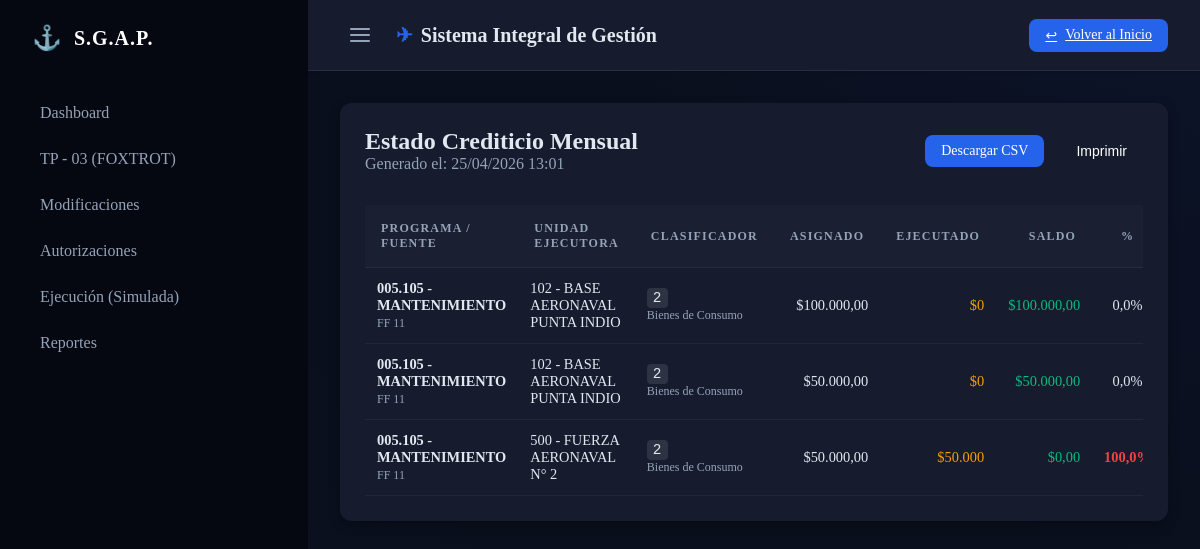
Screenshot of /dashboard/reportes/estado-mensual/ with the database file from the repository.
### core/models.py (models this page shows, shortened)
class EstructuraProgramatica(models.Model):
    NIVEL_CHOICES = (
        (1, "Programa"),
        (2, "Subprograma"),
        (3, "Proyecto"),
        (4, "Obra"),
        (5, "Actividad"),
    )
    nivel = models.IntegerField(choices=NIVEL_CHOICES)
    codigo = models.CharField(max_length=50)
    descripcion = models.CharField(max_length=255)
    padre = models.ForeignKey("self", null=True, blank=True, on_delete=models.CASCADE, related_name="hijos")

class FuenteFinanciamiento(models.Model):
    CODIGO_CHOICES = (
        ("11", "Tesoro Nacional"),
        ("13", "Recursos Específicos"),
    )
    codigo = models.CharField(max_length=10, choices=CODIGO_CHOICES)
    descripcion = models.CharField(max_length=255)
    es_fiscal = models.BooleanField(default=True, help_text="Indica si es dinero fiscal")

class UnidadComponente(models.Model):
    nombre = models.CharField(max_length=255)
    codigo = models.CharField(max_length=50) # Removed unique=True to allow shared budget codes
    sigla = models.CharField(max_length=20, unique=True, null=True) # Added Sigla as unique identifier
    es_ejecutora = models.BooleanField(default=False, help_text="Solo UU.CC. del Plan Bienal pueden ejecutar gasto")

class ClasificadorGasto(models.Model):
    NIVEL_CHOICES = (
        (1, "Inciso"),
        (2, "Partida Principal"),
        (3, "Partida Parcial"),
        (4, "Partida Subparcial"),
    )
    codigo = models.CharField(max_length=50)
    descripcion = models.CharField(max_length=255)
    nivel = models.IntegerField(choices=NIVEL_CHOICES)
    padre = models.ForeignKey("self", null=True, blank=True, on_delete=models.CASCADE, related_name="hijos")

### finance/models.py (models this page shows, shortened)
class Asignacion(models.Model):
    TRIMESTRE_CHOICES = (
        (1, "1° Trimestre"),
        (2, "2° Trimestre"),
        (3, "3° Trimestre"),
        (4, "4° Trimestre"),
    )
    uucc = models.ForeignKey(UnidadComponente, on_delete=models.PROTECT, related_name="asignaciones")
    credito_origen = models.ForeignKey(Credito, on_delete=models.CASCADE, related_name="asignaciones")
    clasificador_gasto = models.ForeignKey(ClasificadorGasto, on_delete=models.PROTECT)
    obra = models.ForeignKey(EstructuraProgramatica, on_delete=models.PROTECT, null=True, blank=True, related_name="asignaciones_obra", help_text="Obligatorio para Inciso 4 (Inversión)")
    monto = models.DecimalField(max_digits=12, decimal_places=2, help_text="Monto asignado por GFH")
    solicitud_gfh = models.CharField(max_length=100, blank=True, null=True, help_text="Referencia solicitada por GFH (Texto/Números)")
    asignacion_gfh = models.CharField(max_length=100, blank=True, null=True, help_text="Referencia asignada por GFH (Texto/Números)")
    trimestre = models.IntegerField(choices=TRIMESTRE_CHOICES)
    OBJETO_CHOICES = (
        ('2+3', '2+3'),
        ('PROM', 'PROM'),
        ('RYC PAIS', 'RYC PAIS'),
        ('RYC EXTERIOR', 'RYC EXTERIOR'),
        ('4', '4'),
        ('GGOO', 'GGOO'),
        ('SS.BB.', 'SS.BB.'),
        ('PYV', 'PYV'),
        ('20', '20'),
        ('40', '40'),
        ('50', '50'),
        ('70', '70'),
        ('87', '87'),
        ('90', '90'),
        ('95', '95'),
        ('99', '99'),
        ('Vestuario PACID', 'Vestuario PACID'),
    )
    objeto = models.CharField(max_length=50, choices=OBJETO_CHOICES, blank=True, null=True, help_text="Objeto del Gasto")

### dashboard/reports_views.py (the view)
# urls.py: path('reportes/estado-mensual/', reports_views.reporte_estado_mensual, name='reporte_estado_mensual'),
def reporte_estado_mensual(request):
    asignaciones = Asignacion.objects.select_related(
        'uucc', 'clasificador_gasto', 'credito_origen', 'credito_origen__programa', 'credito_origen__fuente'
    ).all().order_by('uucc__codigo', 'clasificador_gasto__codigo')
    report_data = []
    for a in asignaciones:
        ejecutado = a.compromisos.aggregate(Sum('monto'))['monto__sum'] or 0
        saldo = a.monto - ejecutado
        porcentaje = (ejecutado / a.monto * 100) if a.monto > 0 else 0
        report_data.append({
            'programa': a.credito_origen.programa,
            'fuente': a.credito_origen.fuente,
            'unidad': a.uucc,
            'clasificador': a.clasificador_gasto,
            'asignado': a.monto,
            'ejecutado': ejecutado,
            'saldo': saldo,
            'porcentaje': round(porcentaje, 1),
            'trimestre': a.trimestre
        })
    context = {
        'fecha': timezone.now(),
        'report_data': report_data
    }
    return render(request, 'dashboard/reports/estado_mensual.html', context)

### dashboard/templates/dashboard/reports/estado_mensual.html (shortened to what this page needs)
{% extends 'base.html' %}
{% block content %}
<div class="card">
    <div style="display: flex; justify-content: space-between; align-items: center; margin-bottom: 2rem;">
        <div>
            <h2 style="margin: 0;">Estado Crediticio Mensual</h2>
            <p style="color: var(--text-muted); margin: 0;">Generado el: {{ fecha|date:"d/m/Y H:i" }}</p>
        </div>
        <div style="display: flex; gap: 1rem;">
            <a href="{% url 'dashboard:export_csv' %}" class="btn btn-primary" style="text-decoration: none;">Descargar
                CSV</a>
            <button onclick="window.print()" class="btn"
                style="background: transparent; border: 1px solid var(--border); color: white;">Imprimir</button>
        </div>
    </div>
    <div style="overflow-x: auto;">
        <table style="width: 100%; border-collapse: collapse;">
            <thead>
                <tr style="text-align: left; border-bottom: 2px solid var(--border);">
                    <th style="padding: 1rem;">Programa / Fuente</th>
                    <th style="padding: 1rem;">Unidad Ejecutora</th>
                    <th style="padding: 1rem;">Clasificador</th>
                    <th style="padding: 1rem; text-align: right;">Asignado</th>
                    <th style="padding: 1rem; text-align: right;">Ejecutado</th>
                    <th style="padding: 1rem; text-align: right;">Saldo</th>
                    <th style="padding: 1rem; text-align: center;">%</th>
                </tr>
            </thead>
            <tbody>
                {% for row in report_data %}
                <tr style="border-bottom: 1px solid rgba(255,255,255,0.05);">
                    <td style="padding: 0.75rem;">
                        <div style="font-weight: 600;">{{ row.programa.codigo }}</div>
                        <small style="color: var(--text-muted);">FF {{ row.fuente.codigo }}</small>
                    </td>
                    <td style="padding: 0.75rem;">
                        {{ row.unidad.codigo }} - {{ row.unidad.nombre }}
                    </td>
                    <td style="padding: 0.75rem;">
                        <span
                            style="background: rgba(255,255,255,0.1); padding: 2px 6px; border-radius: 4px; font-family: monospace;">
                            {{ row.clasificador.codigo }}
                        </span>
                        <br>
                        <small style="color: var(--text-muted);">{{ row.clasificador.descripcion }}</small>
                    </td>
                    <td style="padding: 0.75rem; text-align: right; font-weight: 500;">
                        ${{ row.asignado }}
                    </td>
                    <td style="padding: 0.75rem; text-align: right; color: #f59e0b;">
                        ${{ row.ejecutado }}
                    </td>
                    <td style="padding: 0.75rem; text-align: right; color: var(--success);">
                        ${{ row.saldo }}
                    </td>
                    <td style="padding: 0.75rem; text-align: center;">
                        {% if row.porcentaje > 90 %}
                        <span style="color: #ef4444; font-weight: bold;">{{ row.porcentaje }}%</span>
                        {% else %}
                        <span>{{ row.porcentaje }}%</span>
                        {% endif %}
                    </td>
                </tr>
                {% empty %}
                <tr>
                    <td colspan="7" style="text-align: center; padding: 2rem;">No hay datos para mostrar.</td>
                </tr>
                {% endfor %}
            </tbody>
        </table>
    </div>
</div>
{% endblock %}

### core/templates/base.html (shortened to what this page needs)
<!DOCTYPE html>
<html lang="es">
<head>
    {% load static %}
    <link rel="stylesheet" href="{% static 'css/style.css' %}?v=5">
</head>
<body>
    <div class="app-container">
        <aside class="sidebar" id="sidebar">
            <div class="logo-area">
                <div class="logo-icon">⚓</div>
                <h2>S.G.A.P.</h2>
            </div>
            <nav>
                <a href="{% url 'dashboard:home' %}" class="nav-item">Dashboard</a>
                <a href="{% url 'finance:lista_creditos' %}" class="nav-item">TP - 03 (FOXTROT)</a>
                <a href="{% url 'finance:modificaciones' %}" class="nav-item">Modificaciones</a>
                <a href="{% url 'finance:lista_autorizaciones' %}" class="nav-item">Autorizaciones</a>
                <a href="{% url 'finance:simular_ejecucion' %}" class="nav-item">Ejecución (Simulada)</a>
                <a href="{% url 'dashboard:reporte_estado_mensual' %}" class="nav-item">Reportes</a>
            </nav>
        </aside>
        <main class="content-area">
            <header class="top-bar">
                <div class="header-left" style="display: flex; align-items: center; gap: 1rem;">
                    <button id="sidebar-toggle" class="btn-icon" style="background: none; border: none; cursor: pointer; color: var(--text-muted); padding: 0.5rem; display: flex; align-items: center; justify-content: center; border-radius: 0.5rem; transition: background 0.2s;">
                        <svg xmlns="http://www.w3.org/2000/svg" width="24" height="24" viewBox="0 0 24 24" fill="none" stroke="currentColor" stroke-width="2" stroke-linecap="round" stroke-linejoin="round">
                            <line x1="3" y1="12" x2="21" y2="12"></line>
                            <line x1="3" y1="6" x2="21" y2="6"></line>
                            <line x1="3" y1="18" x2="21" y2="18"></line>
                        </svg>
                    </button>
                    <div class="header-title">
                        <h1>
                            <span style="color: var(--primary-blue);">✈</span>
                            Sistema Integral de Gestión
                        </h1>
                    </div>
                </div>
                <div class="user-profile">
                    <a href="{% url 'core:landing' %}" class="btn"
                        style="background-color: var(--primary-blue); color: white;">
                        <span>↩</span> Volver al Inicio
                    </a>
                </div>
            </header>
            <div class="content-wrapper">
                {% block content %}
                {% endblock %}
            </div>
        </main>
    </div>
</body>
</html>

### core/static/css/style.css (style rules this page uses)
:root { --primary: #2563eb; --primary-hover: #1d4ed8; --primary-blue: var(--primary); --primary-dark: var(--primary-hover); --accent: #f59e0b; --reinforcement: #06b6d4; --bg-body: #0a0f1d; --bg-card: #161c2d; --bg-sidebar: #050811; --bg-header: rgba(22, 28, 45, 0.8); --text-main: #e2e8f0; --text-muted: #94a3b8; --text-light: #f8fafc; --border-light: rgba(255, 255, 255, 0.08); --border-dim: rgba(255, 255, 255, 0.05); --success: #10b981; --danger: #ef4444; --warning: #f59e0b; --info: #3b82f6; --shadow-sm: 0 1px 3px rgba(0,0,0,0.2); --shadow-md: 0 4px 12px rgba(0,0,0,0.3); --shadow-lg: 0 12px 24px -10px rgba(0,0,0,0.5); --radius: 0.75rem; --radius-lg: 1rem; --glass: blur(10px) saturate(180%); }
body { margin: 0; font-family: 'Inter', -apple-system, BlinkMacSystemFont, inherit; background-color: var(--bg-body); background-image: radial-gradient(circle at top right, rgba(37, 99, 235, 0.05), transparent 40%), radial-gradient(circle at bottom left, rgba(37, 99, 235, 0.03), transparent 40%); color: var(--text-main); min-height: 100vh; overflow-x: hidden; -webkit-font-smoothing: antialiased; }
.app-container { display: flex; height: 100vh; }
.sidebar { width: 260px; background-color: var(--bg-sidebar); color: var(--text-light); display: flex; flex-direction: column; padding: 1.5rem; flex-shrink: 0; transition: all 0.3s ease; overflow: hidden; white-space: nowrap; }
.logo-area { display: flex; align-items: center; gap: 0.75rem; margin-bottom: 2.5rem; padding-left: 0.5rem; color: white; }
.logo-icon { font-size: 1.5rem; }
.sidebar h2 { font-size: 1.25rem; font-weight: 700; margin: 0; letter-spacing: 0.05em; }
.nav-item { display: flex; align-items: center; padding: 0.75rem 1rem; color: #94a3b8; text-decoration: none; border-radius: 0.5rem; margin-bottom: 0.25rem; transition: all 0.2s ease; font-weight: 500; }
.content-area { flex: 1; display: flex; flex-direction: column; overflow-y: auto; position: relative; }
.top-bar { height: 70px; background-color: var(--bg-card); border-bottom: 1px solid var(--border-light); display: flex; align-items: center; justify-content: space-between; padding: 0 2rem; box-shadow: var(--shadow-sm); z-index: 10; }
.header-title h1 { font-size: 1.25rem; font-weight: 700; margin: 0; color: var(--text-main); display: flex; align-items: center; gap: 0.5rem; }
.content-wrapper { padding: 2rem; max-width: 1400px; margin: 0 auto; width: 100%; box-sizing: border-box; }
.card { background-color: var(--bg-card); border-radius: var(--radius); padding: 1.5rem; margin-bottom: 1.5rem; box-shadow: var(--shadow-md); border: 1px solid transparent; }
.btn { padding: 0.5rem 1rem; border-radius: 0.5rem; border: none; cursor: pointer; font-weight: 500; font-size: 0.875rem; transition: 0.2s; display: inline-flex; align-items: center; gap: 0.5rem; }
.btn-primary { background-color: var(--primary-blue); color: white; text-decoration: none; }
table { width: 100%; border-collapse: separate; border-spacing: 0; }
th, td { padding: 1.25rem 1rem; text-align: left; border-bottom: 1px solid var(--border-dim); }
th { background: rgba(255, 255, 255, 0.02); color: var(--text-muted); font-size: 0.75rem; text-transform: uppercase; font-weight: 700; letter-spacing: 0.1em; }
td { font-size: 0.9rem; color: var(--text-main); vertical-align: middle; }
tr:last-child td { border-bottom: none; }

### rows the page displays
EstructuraProgramatica: programa.codigo "005.105 - MANTENIMIENTO", fuente.codigo "11", unidad.codigo "102", unidad.nombre "BASE AERONAVAL PUNTA INDIO", clasificador.codigo "2", clasificador.descripcion "Bienes de Consumo", asignado "100.000,00", ejecutado "0", saldo "100.000,00", porcentaje "0,0", asignado "50.000,00", saldo "50.000,00", unidad.codigo "500", unidad.nombre "FUERZA AERONAVAL N° 2", ejecutado "50.000", saldo "0,00", porcentaje "100,0"
